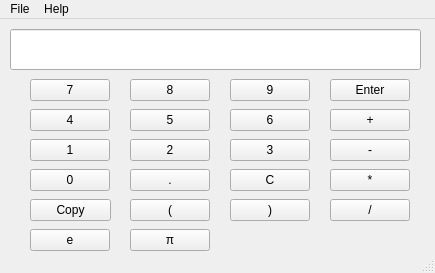
<?xml version="1.0" encoding="UTF-8"?>
<ui version="4.0">
 <class>MainWindow</class>
 <widget class="QMainWindow" name="MainWindow">
  <property name="geometry">
   <rect>
    <x>0</x>
    <y>0</y>
    <width>435</width>
    <height>273</height>
   </rect>
  </property>
  <property name="windowTitle">
   <string>MainWindow</string>
  </property>
  <widget class="QWidget" name="centralWidget">
   <widget class="QPushButton" name="pushButton">
    <property name="geometry">
     <rect>
      <x>30</x>
      <y>120</y>
      <width>80</width>
      <height>22</height>
     </rect>
    </property>
    <property name="text">
     <string>1</string>
    </property>
   </widget>
   <widget class="QPushButton" name="pushButton_2">
    <property name="geometry">
     <rect>
      <x>130</x>
      <y>120</y>
      <width>80</width>
      <height>22</height>
     </rect>
    </property>
    <property name="text">
     <string>2</string>
    </property>
   </widget>
   <widget class="QPushButton" name="pushButton_3">
    <property name="geometry">
     <rect>
      <x>230</x>
      <y>120</y>
      <width>80</width>
      <height>22</height>
     </rect>
    </property>
    <property name="text">
     <string>3</string>
    </property>
   </widget>
   <widget class="QPushButton" name="pushButton_4">
    <property name="geometry">
     <rect>
      <x>30</x>
      <y>90</y>
      <width>80</width>
      <height>22</height>
     </rect>
    </property>
    <property name="text">
     <string>4</string>
    </property>
   </widget>
   <widget class="QPushButton" name="pushButton_5">
    <property name="geometry">
     <rect>
      <x>130</x>
      <y>90</y>
      <width>80</width>
      <height>22</height>
     </rect>
    </property>
    <property name="text">
     <string>5</string>
    </property>
   </widget>
   <widget class="QPushButton" name="pushButton_6">
    <property name="geometry">
     <rect>
      <x>230</x>
      <y>90</y>
      <width>80</width>
      <height>22</height>
     </rect>
    </property>
    <property name="text">
     <string>6</string>
    </property>
   </widget>
   <widget class="QPushButton" name="pushButton_7">
    <property name="geometry">
     <rect>
      <x>30</x>
      <y>60</y>
      <width>80</width>
      <height>22</height>
     </rect>
    </property>
    <property name="text">
     <string>7</string>
    </property>
   </widget>
   <widget class="QPushButton" name="pushButton_8">
    <property name="geometry">
     <rect>
      <x>130</x>
      <y>60</y>
      <width>80</width>
      <height>22</height>
     </rect>
    </property>
    <property name="text">
     <string>8</string>
    </property>
   </widget>
   <widget class="QPushButton" name="pushButton_9">
    <property name="geometry">
     <rect>
      <x>230</x>
      <y>60</y>
      <width>80</width>
      <height>22</height>
     </rect>
    </property>
    <property name="text">
     <string>9</string>
    </property>
   </widget>
   <widget class="QPushButton" name="pushButton_10">
    <property name="geometry">
     <rect>
      <x>30</x>
      <y>150</y>
      <width>80</width>
      <height>22</height>
     </rect>
    </property>
    <property name="text">
     <string>0</string>
    </property>
   </widget>
   <widget class="QPushButton" name="pushButton_11">
    <property name="geometry">
     <rect>
      <x>130</x>
      <y>150</y>
      <width>80</width>
      <height>22</height>
     </rect>
    </property>
    <property name="text">
     <string>.</string>
    </property>
   </widget>
   <widget class="QPushButton" name="pushButton_12">
    <property name="geometry">
     <rect>
      <x>330</x>
      <y>90</y>
      <width>80</width>
      <height>22</height>
     </rect>
    </property>
    <property name="text">
     <string>+</string>
    </property>
   </widget>
   <widget class="QPushButton" name="pushButton_13">
    <property name="geometry">
     <rect>
      <x>330</x>
      <y>120</y>
      <width>80</width>
      <height>22</height>
     </rect>
    </property>
    <property name="text">
     <string>-</string>
    </property>
   </widget>
   <widget class="QPushButton" name="pushButton_14">
    <property name="geometry">
     <rect>
      <x>330</x>
      <y>150</y>
      <width>80</width>
      <height>22</height>
     </rect>
    </property>
    <property name="text">
     <string>*</string>
    </property>
   </widget>
   <widget class="QPushButton" name="pushButton_15">
    <property name="geometry">
     <rect>
      <x>330</x>
      <y>180</y>
      <width>80</width>
      <height>22</height>
     </rect>
    </property>
    <property name="text">
     <string>/</string>
    </property>
   </widget>
   <widget class="QPushButton" name="pushButton_16">
    <property name="geometry">
     <rect>
      <x>230</x>
      <y>150</y>
      <width>80</width>
      <height>22</height>
     </rect>
    </property>
    <property name="text">
     <string>C</string>
    </property>
   </widget>
   <widget class="QLineEdit" name="lineEdit">
    <property name="geometry">
     <rect>
      <x>10</x>
      <y>10</y>
      <width>411</width>
      <height>41</height>
     </rect>
    </property>
   </widget>
   <widget class="QPushButton" name="pushButton_17">
    <property name="geometry">
     <rect>
      <x>330</x>
      <y>60</y>
      <width>80</width>
      <height>22</height>
     </rect>
    </property>
    <property name="text">
     <string>Enter</string>
    </property>
   </widget>
   <widget class="QPushButton" name="pushButton_18">
    <property name="geometry">
     <rect>
      <x>30</x>
      <y>180</y>
      <width>81</width>
      <height>22</height>
     </rect>
    </property>
    <property name="text">
     <string>Copy</string>
    </property>
   </widget>
   <widget class="QPushButton" name="pushButton_19">
    <property name="geometry">
     <rect>
      <x>130</x>
      <y>180</y>
      <width>80</width>
      <height>22</height>
     </rect>
    </property>
    <property name="text">
     <string>(</string>
    </property>
   </widget>
   <widget class="QPushButton" name="pushButton_20">
    <property name="geometry">
     <rect>
      <x>230</x>
      <y>180</y>
      <width>80</width>
      <height>22</height>
     </rect>
    </property>
    <property name="text">
     <string>)</string>
    </property>
   </widget>
   <widget class="QPushButton" name="pushButton_21">
    <property name="geometry">
     <rect>
      <x>30</x>
      <y>210</y>
      <width>80</width>
      <height>22</height>
     </rect>
    </property>
    <property name="text">
     <string>e</string>
    </property>
   </widget>
   <widget class="QPushButton" name="pushButton_22">
    <property name="geometry">
     <rect>
      <x>130</x>
      <y>210</y>
      <width>80</width>
      <height>22</height>
     </rect>
    </property>
    <property name="text">
     <string>π</string>
    </property>
   </widget>
  </widget>
  <widget class="QMenuBar" name="menuBar">
   <property name="geometry">
    <rect>
     <x>0</x>
     <y>0</y>
     <width>435</width>
     <height>19</height>
    </rect>
   </property>
   <widget class="QMenu" name="menuFile">
    <property name="title">
     <string>File</string>
    </property>
    <addaction name="actionQuit"/>
   </widget>
   <widget class="QMenu" name="menuHelp">
    <property name="title">
     <string>Help</string>
    </property>
    <addaction name="actionAbout_2"/>
    <addaction name="actionAbout"/>
   </widget>
   <addaction name="menuFile"/>
   <addaction name="menuHelp"/>
  </widget>
  <widget class="QStatusBar" name="statusBar"/>
  <action name="actionQuit">
   <property name="text">
    <string>Quit</string>
   </property>
  </action>
  <action name="actionAbout">
   <property name="text">
    <string>About QT</string>
   </property>
  </action>
  <action name="actionAbout_2">
   <property name="text">
    <string>About</string>
   </property>
  </action>
 </widget>
 <layoutdefault spacing="6" margin="11"/>
 <resources/>
 <connections>
  <connection>
   <sender>actionQuit</sender>
   <signal>triggered()</signal>
   <receiver>MainWindow</receiver>
   <slot>close()</slot>
   <hints>
    <hint type="sourcelabel">
     <x>-1</x>
     <y>-1</y>
    </hint>
    <hint type="destinationlabel">
     <x>250</x>
     <y>158</y>
    </hint>
   </hints>
  </connection>
  <connection>
   <sender>actionAbout</sender>
   <signal>triggered()</signal>
   <receiver>MainWindow</receiver>
   <slot>slot1()</slot>
   <hints>
    <hint type="sourcelabel">
     <x>-1</x>
     <y>-1</y>
    </hint>
    <hint type="destinationlabel">
     <x>250</x>
     <y>158</y>
    </hint>
   </hints>
  </connection>
  <connection>
   <sender>lineEdit</sender>
   <signal>textChanged(QString)</signal>
   <receiver>MainWindow</receiver>
   <slot>slot2(QString)</slot>
   <hints>
    <hint type="sourcelabel">
     <x>215</x>
     <y>49</y>
    </hint>
    <hint type="destinationlabel">
     <x>217</x>
     <y>124</y>
    </hint>
   </hints>
  </connection>
  <connection>
   <sender>pushButton_16</sender>
   <signal>clicked()</signal>
   <receiver>MainWindow</receiver>
   <slot>slotC()</slot>
   <hints>
    <hint type="sourcelabel">
     <x>269</x>
     <y>209</y>
    </hint>
    <hint type="destinationlabel">
     <x>217</x>
     <y>124</y>
    </hint>
   </hints>
  </connection>
  <connection>
   <sender>pushButton_17</sender>
   <signal>clicked()</signal>
   <receiver>MainWindow</receiver>
   <slot>slotEnter()</slot>
   <hints>
    <hint type="sourcelabel">
     <x>369</x>
     <y>89</y>
    </hint>
    <hint type="destinationlabel">
     <x>217</x>
     <y>124</y>
    </hint>
   </hints>
  </connection>
  <connection>
   <sender>pushButton</sender>
   <signal>clicked()</signal>
   <receiver>MainWindow</receiver>
   <slot>slotNum1()</slot>
   <hints>
    <hint type="sourcelabel">
     <x>69</x>
     <y>179</y>
    </hint>
    <hint type="destinationlabel">
     <x>217</x>
     <y>124</y>
    </hint>
   </hints>
  </connection>
  <connection>
   <sender>pushButton_2</sender>
   <signal>clicked()</signal>
   <receiver>MainWindow</receiver>
   <slot>slotNum2()</slot>
   <hints>
    <hint type="sourcelabel">
     <x>169</x>
     <y>179</y>
    </hint>
    <hint type="destinationlabel">
     <x>217</x>
     <y>124</y>
    </hint>
   </hints>
  </connection>
  <connection>
   <sender>pushButton_3</sender>
   <signal>clicked()</signal>
   <receiver>MainWindow</receiver>
   <slot>slotNum3()</slot>
   <hints>
    <hint type="sourcelabel">
     <x>269</x>
     <y>179</y>
    </hint>
    <hint type="destinationlabel">
     <x>217</x>
     <y>124</y>
    </hint>
   </hints>
  </connection>
  <connection>
   <sender>pushButton_4</sender>
   <signal>clicked()</signal>
   <receiver>MainWindow</receiver>
   <slot>slotNum4()</slot>
   <hints>
    <hint type="sourcelabel">
     <x>69</x>
     <y>149</y>
    </hint>
    <hint type="destinationlabel">
     <x>217</x>
     <y>124</y>
    </hint>
   </hints>
  </connection>
  <connection>
   <sender>pushButton_5</sender>
   <signal>clicked()</signal>
   <receiver>MainWindow</receiver>
   <slot>slotNum5()</slot>
   <hints>
    <hint type="sourcelabel">
     <x>169</x>
     <y>149</y>
    </hint>
    <hint type="destinationlabel">
     <x>217</x>
     <y>124</y>
    </hint>
   </hints>
  </connection>
  <connection>
   <sender>pushButton_6</sender>
   <signal>clicked()</signal>
   <receiver>MainWindow</receiver>
   <slot>slotNum6()</slot>
   <hints>
    <hint type="sourcelabel">
     <x>269</x>
     <y>149</y>
    </hint>
    <hint type="destinationlabel">
     <x>217</x>
     <y>124</y>
    </hint>
   </hints>
  </connection>
  <connection>
   <sender>pushButton_7</sender>
   <signal>clicked()</signal>
   <receiver>MainWindow</receiver>
   <slot>slotNum7()</slot>
   <hints>
    <hint type="sourcelabel">
     <x>69</x>
     <y>119</y>
    </hint>
    <hint type="destinationlabel">
     <x>217</x>
     <y>124</y>
    </hint>
   </hints>
  </connection>
  <connection>
   <sender>pushButton_8</sender>
   <signal>clicked()</signal>
   <receiver>MainWindow</receiver>
   <slot>slotNum8()</slot>
   <hints>
    <hint type="sourcelabel">
     <x>169</x>
     <y>119</y>
    </hint>
    <hint type="destinationlabel">
     <x>217</x>
     <y>124</y>
    </hint>
   </hints>
  </connection>
  <connection>
   <sender>pushButton_9</sender>
   <signal>clicked()</signal>
   <receiver>MainWindow</receiver>
   <slot>slotNum9()</slot>
   <hints>
    <hint type="sourcelabel">
     <x>269</x>
     <y>119</y>
    </hint>
    <hint type="destinationlabel">
     <x>217</x>
     <y>124</y>
    </hint>
   </hints>
  </connection>
  <connection>
   <sender>pushButton_10</sender>
   <signal>clicked()</signal>
   <receiver>MainWindow</receiver>
   <slot>slotNum0()</slot>
   <hints>
    <hint type="sourcelabel">
     <x>69</x>
     <y>209</y>
    </hint>
    <hint type="destinationlabel">
     <x>217</x>
     <y>124</y>
    </hint>
   </hints>
  </connection>
  <connection>
   <sender>pushButton_11</sender>
   <signal>clicked()</signal>
   <receiver>MainWindow</receiver>
   <slot>slotDot()</slot>
   <hints>
    <hint type="sourcelabel">
     <x>169</x>
     <y>209</y>
    </hint>
    <hint type="destinationlabel">
     <x>217</x>
     <y>124</y>
    </hint>
   </hints>
  </connection>
  <connection>
   <sender>pushButton_12</sender>
   <signal>clicked()</signal>
   <receiver>MainWindow</receiver>
   <slot>slotPlus()</slot>
   <hints>
    <hint type="sourcelabel">
     <x>369</x>
     <y>119</y>
    </hint>
    <hint type="destinationlabel">
     <x>217</x>
     <y>124</y>
    </hint>
   </hints>
  </connection>
  <connection>
   <sender>pushButton_13</sender>
   <signal>clicked()</signal>
   <receiver>MainWindow</receiver>
   <slot>slotSub()</slot>
   <hints>
    <hint type="sourcelabel">
     <x>369</x>
     <y>149</y>
    </hint>
    <hint type="destinationlabel">
     <x>217</x>
     <y>124</y>
    </hint>
   </hints>
  </connection>
  <connection>
   <sender>pushButton_14</sender>
   <signal>clicked()</signal>
   <receiver>MainWindow</receiver>
   <slot>slotMult()</slot>
   <hints>
    <hint type="sourcelabel">
     <x>369</x>
     <y>179</y>
    </hint>
    <hint type="destinationlabel">
     <x>217</x>
     <y>124</y>
    </hint>
   </hints>
  </connection>
  <connection>
   <sender>pushButton_15</sender>
   <signal>clicked()</signal>
   <receiver>MainWindow</receiver>
   <slot>slotDiv()</slot>
   <hints>
    <hint type="sourcelabel">
     <x>369</x>
     <y>209</y>
    </hint>
    <hint type="destinationlabel">
     <x>217</x>
     <y>124</y>
    </hint>
   </hints>
  </connection>
  <connection>
   <sender>pushButton_18</sender>
   <signal>clicked()</signal>
   <receiver>MainWindow</receiver>
   <slot>slotCopy()</slot>
   <hints>
    <hint type="sourcelabel">
     <x>249</x>
     <y>89</y>
    </hint>
    <hint type="destinationlabel">
     <x>217</x>
     <y>124</y>
    </hint>
   </hints>
  </connection>
  <connection>
   <sender>pushButton_19</sender>
   <signal>clicked()</signal>
   <receiver>MainWindow</receiver>
   <slot>slotParaLeft()</slot>
   <hints>
    <hint type="sourcelabel">
     <x>169</x>
     <y>209</y>
    </hint>
    <hint type="destinationlabel">
     <x>217</x>
     <y>136</y>
    </hint>
   </hints>
  </connection>
  <connection>
   <sender>pushButton_20</sender>
   <signal>clicked()</signal>
   <receiver>MainWindow</receiver>
   <slot>slotParaRight()</slot>
   <hints>
    <hint type="sourcelabel">
     <x>269</x>
     <y>209</y>
    </hint>
    <hint type="destinationlabel">
     <x>217</x>
     <y>136</y>
    </hint>
   </hints>
  </connection>
  <connection>
   <sender>pushButton_21</sender>
   <signal>clicked()</signal>
   <receiver>MainWindow</receiver>
   <slot>slotE()</slot>
   <hints>
    <hint type="sourcelabel">
     <x>69</x>
     <y>239</y>
    </hint>
    <hint type="destinationlabel">
     <x>217</x>
     <y>136</y>
    </hint>
   </hints>
  </connection>
  <connection>
   <sender>pushButton_22</sender>
   <signal>clicked()</signal>
   <receiver>MainWindow</receiver>
   <slot>slotPI()</slot>
   <hints>
    <hint type="sourcelabel">
     <x>169</x>
     <y>239</y>
    </hint>
    <hint type="destinationlabel">
     <x>217</x>
     <y>136</y>
    </hint>
   </hints>
  </connection>
 </connections>
 <slots>
  <slot>slot1()</slot>
  <slot>slot2(QString)</slot>
  <slot>slotC()</slot>
  <slot>slotEnter()</slot>
  <slot>slotNum1()</slot>
  <slot>slotNum2()</slot>
  <slot>slotNum3()</slot>
  <slot>slotNum4()</slot>
  <slot>slotNum5()</slot>
  <slot>slotNum6()</slot>
  <slot>slotNum7()</slot>
  <slot>slotNum8()</slot>
  <slot>slotNum9()</slot>
  <slot>slotNum0()</slot>
  <slot>slotDot()</slot>
  <slot>slotPlus()</slot>
  <slot>slotSub()</slot>
  <slot>slotMult()</slot>
  <slot>slotDiv()</slot>
  <slot>slotCopy()</slot>
  <slot>slotE()</slot>
  <slot>slotPI()</slot>
  <slot>slotParaLeft()</slot>
  <slot>slotParaRight()</slot>
 </slots>
</ui>
